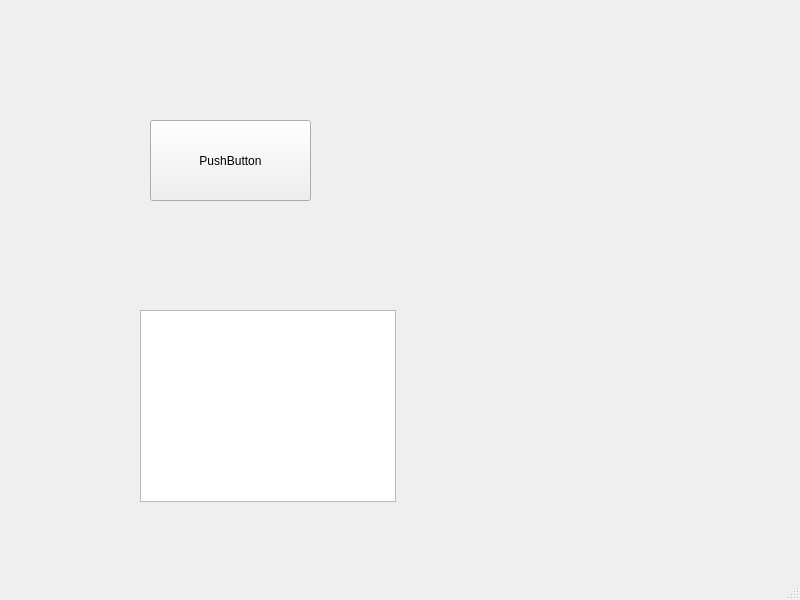
<?xml version="1.0" encoding="UTF-8"?>
<ui version="4.0">
 <class>MainWindow</class>
 <widget class="QMainWindow" name="MainWindow">
  <property name="geometry">
   <rect>
    <x>0</x>
    <y>0</y>
    <width>800</width>
    <height>600</height>
   </rect>
  </property>
  <property name="windowTitle">
   <string>MainWindow</string>
  </property>
  <widget class="QWidget" name="centralwidget">
   <widget class="QListWidget" name="listWidget">
    <property name="geometry">
     <rect>
      <x>140</x>
      <y>310</y>
      <width>256</width>
      <height>192</height>
     </rect>
    </property>
   </widget>
   <widget class="QPushButton" name="pushButtonYAP">
    <property name="geometry">
     <rect>
      <x>150</x>
      <y>120</y>
      <width>161</width>
      <height>81</height>
     </rect>
    </property>
    <property name="text">
     <string>PushButton</string>
    </property>
   </widget>
  </widget>
  <widget class="QMenuBar" name="menubar">
   <property name="geometry">
    <rect>
     <x>0</x>
     <y>0</y>
     <width>800</width>
     <height>21</height>
    </rect>
   </property>
  </widget>
  <widget class="QStatusBar" name="statusbar"/>
 </widget>
 <resources/>
 <connections/>
</ui>
